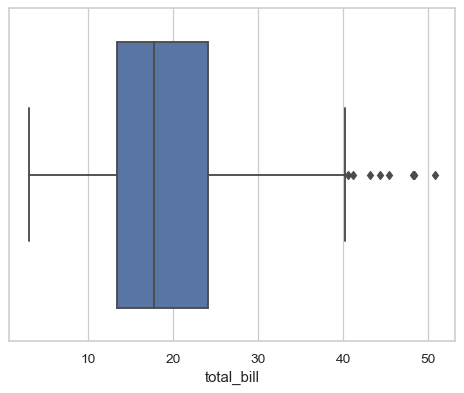

Generate this figure with Python:
import seaborn as sns
sns.set_theme(style="whitegrid")
tips = sns.load_dataset("tips")
ax = sns.boxplot(x=tips["total_bill"])
